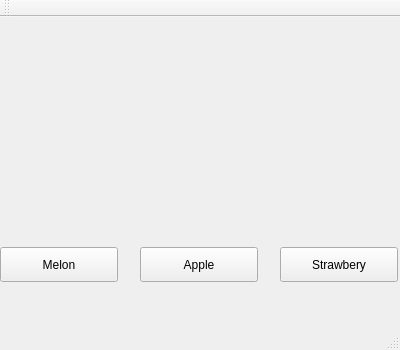
<?xml version="1.0" encoding="UTF-8"?>
<ui version="4.0">
 <class>MainWindow</class>
 <widget class="QMainWindow" name="MainWindow">
  <property name="geometry">
   <rect>
    <x>0</x>
    <y>0</y>
    <width>400</width>
    <height>350</height>
   </rect>
  </property>
  <property name="windowTitle">
   <string>MainWindow</string>
  </property>
  <widget class="QWidget" name="centralWidget">
   <widget class="QPushButton" name="pushButton_Melon">
    <property name="geometry">
     <rect>
      <x>0</x>
      <y>230</y>
      <width>118</width>
      <height>35</height>
     </rect>
    </property>
    <property name="text">
     <string>Melon</string>
    </property>
   </widget>
   <widget class="QPushButton" name="pushButton_Apple">
    <property name="geometry">
     <rect>
      <x>140</x>
      <y>230</y>
      <width>118</width>
      <height>35</height>
     </rect>
    </property>
    <property name="text">
     <string>Apple</string>
    </property>
   </widget>
   <widget class="QPushButton" name="pushButton_Strawbery">
    <property name="geometry">
     <rect>
      <x>280</x>
      <y>230</y>
      <width>118</width>
      <height>35</height>
     </rect>
    </property>
    <property name="text">
     <string>Strawbery</string>
    </property>
   </widget>
  </widget>
  <widget class="QMenuBar" name="menuBar">
   <property name="geometry">
    <rect>
     <x>0</x>
     <y>0</y>
     <width>400</width>
     <height>21</height>
    </rect>
   </property>
  </widget>
  <widget class="QToolBar" name="mainToolBar">
   <attribute name="toolBarArea">
    <enum>TopToolBarArea</enum>
   </attribute>
   <attribute name="toolBarBreak">
    <bool>false</bool>
   </attribute>
  </widget>
  <widget class="QStatusBar" name="statusBar"/>
 </widget>
 <layoutdefault spacing="6" margin="11"/>
 <resources/>
 <connections/>
</ui>
